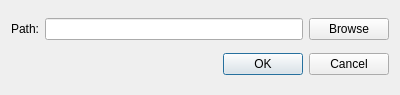
<?xml version="1.0" encoding="UTF-8"?>
<ui version="4.0">
 <class>AddDialog</class>
 <widget class="QDialog" name="AddDialog">
  <property name="geometry">
   <rect>
    <x>0</x>
    <y>0</y>
    <width>400</width>
    <height>95</height>
   </rect>
  </property>
  <property name="windowTitle">
   <string>Add image</string>
  </property>
  <layout class="QVBoxLayout" name="verticalLayout">
   <item>
    <layout class="QHBoxLayout" name="horizontalLayout">
     <item>
      <widget class="QLabel" name="label">
       <property name="text">
        <string>Path:</string>
       </property>
      </widget>
     </item>
     <item>
      <widget class="QLineEdit" name="pathEdit"/>
     </item>
     <item>
      <widget class="QPushButton" name="browseButton">
       <property name="text">
        <string>Browse</string>
       </property>
      </widget>
     </item>
    </layout>
   </item>
   <item>
    <widget class="QDialogButtonBox" name="buttonBox">
     <property name="orientation">
      <enum>Qt::Horizontal</enum>
     </property>
     <property name="standardButtons">
      <set>QDialogButtonBox::Cancel|QDialogButtonBox::Ok</set>
     </property>
    </widget>
   </item>
  </layout>
 </widget>
 <resources/>
 <connections>
  <connection>
   <sender>buttonBox</sender>
   <signal>accepted()</signal>
   <receiver>AddDialog</receiver>
   <slot>accept()</slot>
   <hints>
    <hint type="sourcelabel">
     <x>248</x>
     <y>254</y>
    </hint>
    <hint type="destinationlabel">
     <x>157</x>
     <y>274</y>
    </hint>
   </hints>
  </connection>
  <connection>
   <sender>buttonBox</sender>
   <signal>rejected()</signal>
   <receiver>AddDialog</receiver>
   <slot>reject()</slot>
   <hints>
    <hint type="sourcelabel">
     <x>316</x>
     <y>260</y>
    </hint>
    <hint type="destinationlabel">
     <x>286</x>
     <y>274</y>
    </hint>
   </hints>
  </connection>
 </connections>
</ui>
